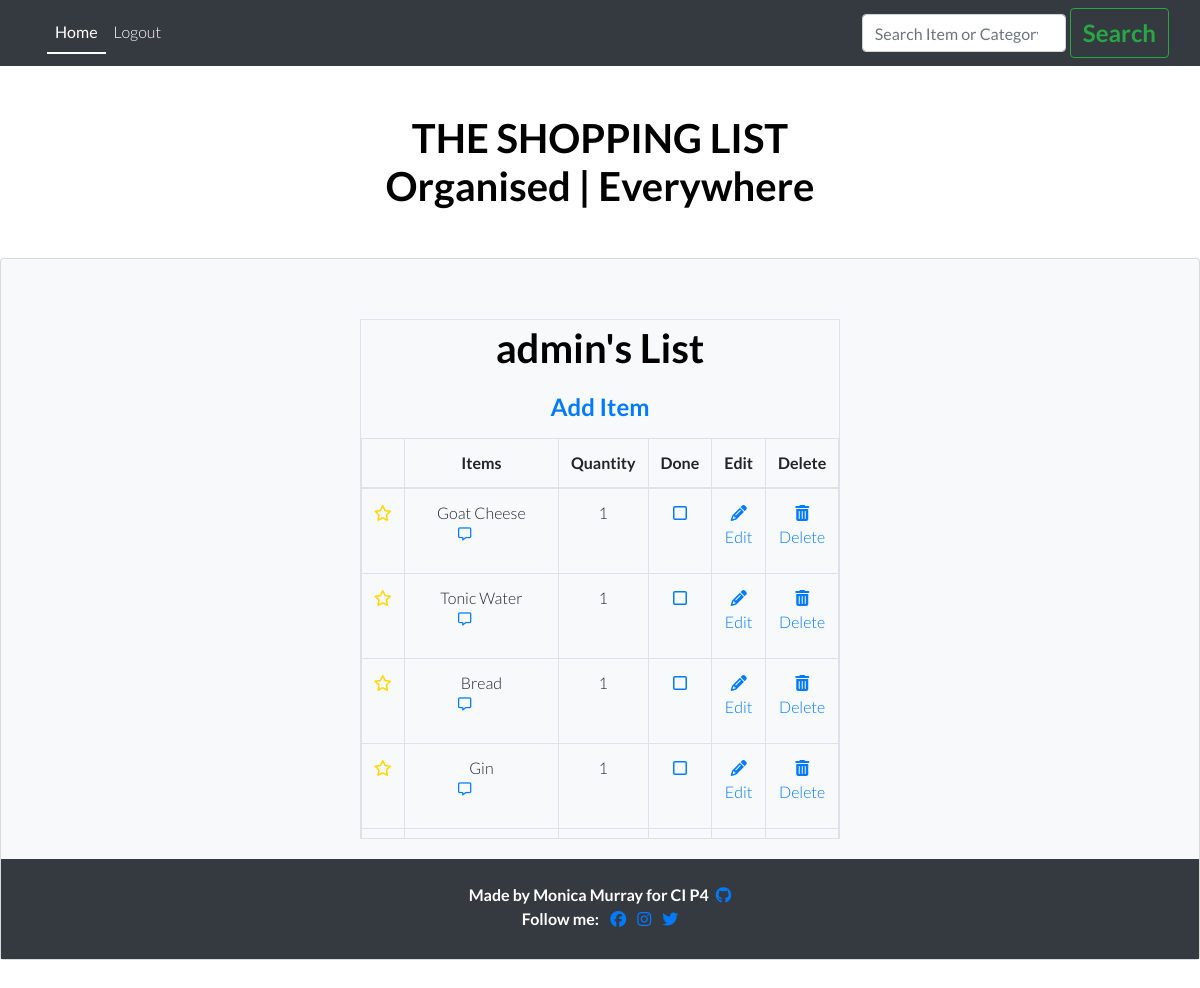
Before: / (signed in) with the older database file.
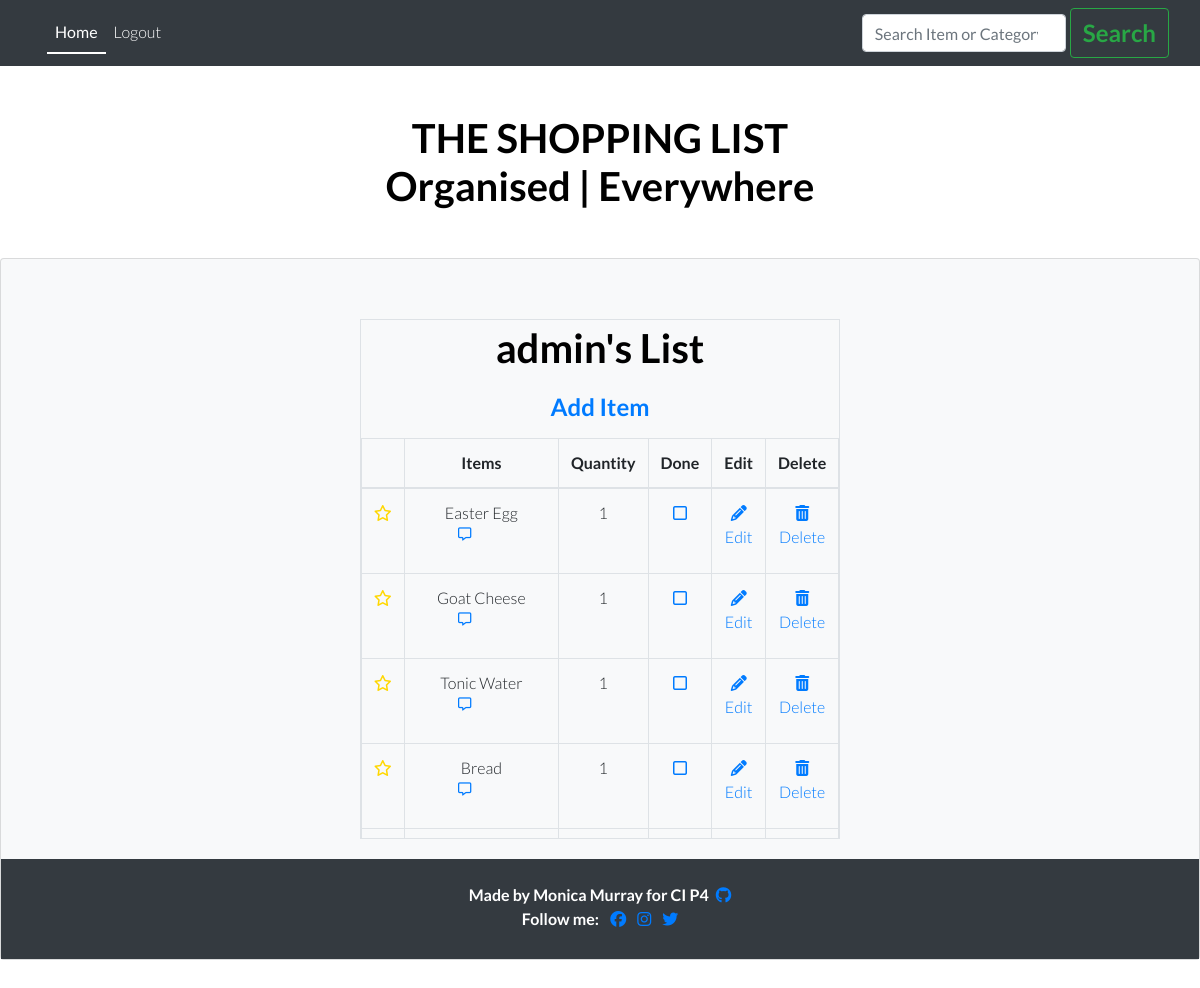
After: the same page with the newer database file.
### list/models.py (models this page shows)
class Entry(models.Model):
    item_name = models.CharField(
        max_length=60, null=False, blank=False)
    quantity = models.IntegerField(
        choices=QUANTITY_CHOICES, default='1')
    star = models.BooleanField(default=False)
    user = models.ForeignKey(User, on_delete=models.CASCADE)
    category = models.CharField(
        max_length=20, choices=CATEGORY_CHOICES, default='Fresh')
    added_on = models.DateTimeField(auto_now_add=True)
    check_item_as_done = models.BooleanField(default=False)
    class Meta:
        ordering = ['-added_on', '-star', ]
    def __str__(self):
        return self.item_name

### list/views.py (the view, shortened to what this page needs)
# urls.py: path('', views.EntryList.as_view(), name='home'),
class EntryList(LoginRequiredMixin, generic.ListView):
    model = Entry
    template_name = 'index.html'
    paginate_by = 100
    def get_queryset(self, **kwargs):
        queryset = Entry.objects.filter(user=self.request.user)
        search = self.request.GET.get('query')
        print(queryset)
        return queryset

### list/models.py (called while the page is built)
    def __str__(self):
        return self.body

### templates/index.html (shortened to what this page needs)
{% extends 'base.html' %}
{% load static %}
{% block content %}
<div class="image-container mt-3">
</div>
<div class="card-body justify-content-center">
  <div class="row justify-content-center">
    {% if user.is_authenticated %}
    <div class="table-responsive-sm table-bordered pt-1">
      <h1>{{user.username}}'s List</h1>
      <button type="button" class="btn btn-lg mb-1">
        <a href="{% url 'add' %}">Add Item</a>
      </button>
      <div style="max-width: 100%; max-height: 400px; overflow-y: scroll">
        <table class="table">
          <thead>
            <tr>
              <th scope="col" class="w-auto"></th>
              <th scope="col" class="w-50">Items</th>
              <th scope="col" class="w-auto">Quantity</th>
              <th scope="col" class="w-auto">Done</th>
              <th scope="col" class="w-auto">Edit</th>
              <th scope="col" class="w-auto">Delete</th>
            </tr>
          </thead>
          <tbody>
            {% for entry in entry_list %}
            <tr>
              {% if entry.star %}
              <td>
                <a href="{% url 'toggle_star' entry.id %}">
                  <i class="fa-solid fa-star" aria-label="font awesome solid star icon" style="color: gold"></i>
                </a>
              </td>
              {% else %}
              <td>
                <a href="{% url 'toggle_star' entry.id %}">
                  <i class="fa-regular fa-star" aria-label="font awesome regular star icon" style="color: gold"></i>
                </a>
              </td>
              {% endif %}
              {% if entry.check_item_as_done %}
              <td class="text-capitalize">
                <strike> {{ entry.item_name }} </strike>
              </td>
              <td>{{entry.quantity}}</td>
              <td>
                <a href="{% url 'toggle_check' entry.id %}">
                  <i class="fa-solid fa-square-check" aria-label="font awesome solid checkbox icon"></i>
                </a>
              </td>
              <td></td>
              <td>
                <a href="{% url 'delete' entry.id %}"><i class="fa-solid fa-trash-can"
                    aria-label="font awesome trash-can delete icon"></i>
                  Delete</a>
              </td>
              {% else %}
              <td class="text-capitalize">
                {{ entry.item_name }}
                <p class="text-capitalize font-italic text-wrap" style="width: 6rem">
                  <a href="{% url 'note' entry.id %}">
                    <i class="fa-regular fa-message text-center" aria-label="font awesome regular add note icon"></i>
                  </a>
                </p>
              </td>
              <td>{{entry.quantity}}</td>
              <td>
                <a href="{% url 'toggle_check' entry.id %}">
                  <i class="fa-regular fa-square" aria-label="font awesome regular checkbox icon"></i>
                </a>
              </td>
              <td>
                <a href="{% url 'edit' entry.id %}">
                  <i class="fa-solid fa-pencil" aria-label="font awesome solid pencil icon"></i> Edit</a>
              </td>
              <td>
                <a href="{% url 'delete' entry.id %}">
                  <i class="fa-solid fa-trash-can" aria-label="font awesome solid trash-can delete icon"></i> Delete</a>
              </td>
              {% endif %}
            </tr>
            {% empty %}
            <tr>
              The Shopping list is currently empty.
            </tr>
            {% endfor %}
          </tbody>
        </table>
      </div>
    </div>
    {% else %}
  </div>
</div>
{% endif %}
</div>
{% endblock %}

### templates/base.html (shortened to what this page needs)
{% load static %}
<!DOCTYPE html>
<html lang="en">
<head>
  <link rel="stylesheet" href="https://cdn.jsdelivr.net/npm/bootstrap@4.3.1/dist/css/bootstrap.min.css"
>
  <link rel="stylesheet" href="{% static 'css/style.css' %}">
</head>
<body class="dark-bg">
  <header>
    {% with request.resolver_match.url_name as url_name %}
    <nav class="navbar navbar-expand-lg navbar-dark bg-dark">
      <div class="container-fluid">
        <div class="nav bg-dark">
          <div class="collapse navbar-collapse" id="navbarNavAltMarkup">
            <div class="navbar-nav">
              {% if user.is_authenticated %}
              <a class="nav-item nav-link {% if url_name == 'home' %}active{% endif %} text-white"
                href="{% url 'home' %}">Home <span class="sr-only">(current)</span></a>
              <a class="nav-item nav-link {% if url_name == 'account_logout' %}active{% endif %} text-white"
                href="{% url 'account_logout' %}">Logout</a>
            </div>
          </div>
        </div>
        <form class="d-inline-flex" role="search" method="GET" action="{% url 'home' %}">
          <input class="form-control me-2" name="query" type="search" placeholder="Search Item or Category"
            aria-label="Search Item or Category" style="align-self: center;">
          <button class="btn btn-outline-success ml-1" type="submit">Search</button>
        </form>
        {% else %}
        <a class="nav-item nav-link {% if url_name == 'account_signup' %}active{% endif %} text-white"
          href="{% url 'account_signup' %}">Register</a>
        <a class="nav-item nav-link {% if url_name == 'account_login' %}active{% endif %} text-white"
          href="{% url 'account_login' %}">Login</a>
        {% endif %}
      </div>
    </nav>
    {% endwith %}
    <div class="heading-sm text-center">
      <h1 class="m-5">
        THE SHOPPING LIST<br>Organised | Everywhere
      </h1>
    </div>
  </header>
  <div class="card text-center bg-light">
    {% block content %}{% endblock %}
  </div>
  <footer class="footer mt-auto py-4 light-bg bg-dark">
    <p class="m-0 text-center text-white">
      Made by Monica Murray for CI P4
      <a href="https://github.com/MoniMurray/shopping-list" target="_blank" rel="noopener"
        aria-label="Visit my Github profile to see more about this project (Opens a new browser page)">
        <i class="fa-brands fa-github pl-1"></i></a></p>
    <p class="m-0 text-center text-white">Follow me: <a href="https://www.facebook.com" target="_blank" rel="noopener"
        aria-label="Visit my Facebook page (Opens a new browser page)"><i class="fa-brands fa-facebook pl-2"></i></a>
      <a href="https://www.instagram.com" target="_blank" rel="noopener"
        aria-label="Visit my Instagram page (Opens a new browser page)"><i class="fa-brands fa-instagram pl-2"></i></a>
      <a href="https://www.twitter.com" target="_blank" rel="noopener"
        aria-label="Visit my Twitter page (Opens a new browser page)"><i class="fa-brands fa-twitter pl-2"></i></a>
  </footer>
</body>
</html>

### static/css/style.css (style rules this page uses)
html, body { height: 100%; }
body { background-color: #fff; font-family: 'Lato', sans-serif; color: black; text-align: center; font-weight: 300; display: flex; flex-direction: column; }
h1, h2, h3, h4, h5, h6, p { font-family: 'Lato', sans-serif; color: black; font-weight: 700; }
.btn { font-size: 1.5rem; font-weight: bold; }
.font-italic { font-size: smaller; }
.active { border-bottom: 2px solid white; font-weight: 500; }
tbody { height: 120px; overflow-y: scroll; }
.footer { clear: both; position: relative; margin-top: -100px; height: 100px; }

Changed rows visible on the page:
no longer on this page (row unchanged): Entry: star False (drawn), item_name "Gin", quantity "1"
added Entry: star False (drawn), item_name "Easter Egg", quantity "1"
